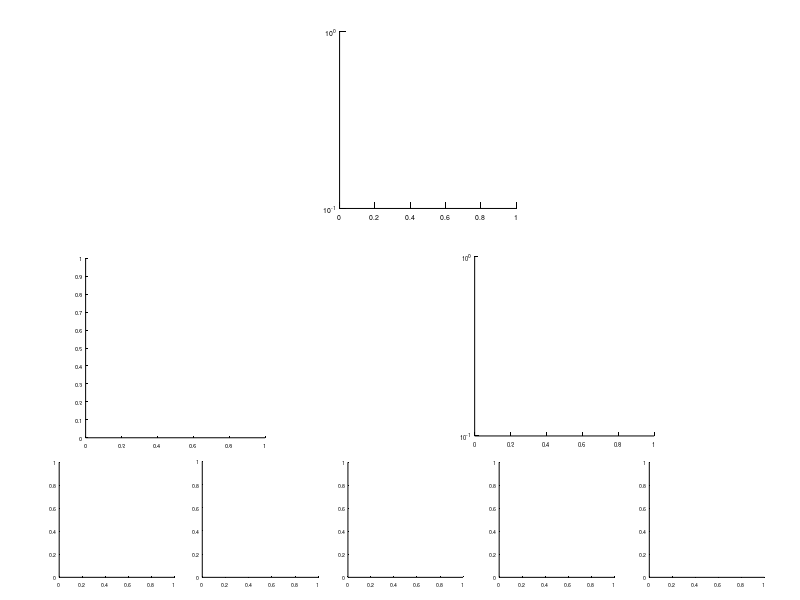

This chart was generated by the following MATLAB code:
function fig = qcsheet()
% This is the machine-generated representation of a Handle Graphics object
% and its children.  Note that handle values may change when these objects
% are re-created. This may cause problems with any callbacks written to
% depend on the value of the handle at the time the object was saved.
%
% To reopen this object, just type the name of the M-file at the MATLAB
% prompt. The M-file and its associated MAT-file must be on your path.

%$Id: qcsheet.m,v 3.0 2000/06/13 19:17:59 gilles Exp $
%$Log: qcsheet.m,v $
%Revision 3.0  2000/06/13 19:17:59  gilles
%*** empty log message ***
%  
%
%Copyright (C) 1998 Seismology and Electromagnetic Section/
%Continental Geosciences Division/Geological Survey of Canada
%
%This library is free software; you can redistribute it and/or
%modify it under the terms of the GNU Library General Public
%License as published by the Free Software Foundation; either
%version 2 of the License, or (at your option) any later version.
%
%This library is distributed in the hope that it will be useful,
%but WITHOUT ANY WARRANTY; without even the implied warranty of
%MERCHANTABILITY or FITNESS FOR A PARTICULAR PURPOSE.  See the GNU
%Library General Public License for more details.
%
%You should have received a copy of the GNU Library General Public
%License along with this library; if not, write to the
%Free Software Foundation, Inc., 59 Temple Place - Suite 330,
%Boston, MA  02111-1307, USA.
%
%DSI Consortium
%Continental Geosciences Division
%Geological Survey of Canada
%615 Booth St.
%Ottawa, Ontario
%K1A 0E9
%
%email: dsi@cg.nrcan.gc.ca
  
load qcsheet

h0 = figure('Color',[0.752941176470588 0.752941176470588 0.752941176470588], ...
	'Colormap',mat0, ...
	'Name','QC_DSI', ...
	'NumberTitle','off', ...
	'PointerShapeCData',mat1, ...
	'Position',[244 47 730 662], ...
	'Tag','Fig1');
h1 = axes('Parent',h0, ...
	'FontUnits','normalized', ...
	'CameraUpVector',[0 1 0], ...
	'CameraUpVectorMode','manual', ...
	'Color',[1 1 1], ...
	'ColorOrder',mat2, ...
	'FontSize',0.0547008547008547, ...
	'Position',mat3, ...
	'Tag','rotations', ...
	'XColor',[0 0 0], ...
	'YColor',[0 0 0], ...
	'YScale','log', ...
	'ZColor',[0 0 0]);
h2 = text('Parent',h1, ...
	'Color',[0 0 0], ...
	'HandleVisibility','off', ...
	'HorizontalAlignment','center', ...
	'Position',[0.4983766233766235 0.07701901110479853 9.160254037844386], ...
	'Tag','Axes1Text4', ...
	'VerticalAlignment','cap');
set(get(h2,'Parent'),'XLabel',h2);
h2 = text('Parent',h1, ...
	'Color',[0 0 0], ...
	'HandleVisibility','off', ...
	'HorizontalAlignment','center', ...
	'Position',[-0.04707792207792207 0.3124966462629795 9.160254037844386], ...
	'Rotation',90, ...
	'Tag','Axes1Text3', ...
	'VerticalAlignment','baseline');
set(get(h2,'Parent'),'YLabel',h2);
h2 = text('Parent',h1, ...
	'Color',[0 0 0], ...
	'HandleVisibility','off', ...
	'HorizontalAlignment','right', ...
	'Position',mat4, ...
	'Tag','Axes1Text2', ...
	'Visible','off');
set(get(h2,'Parent'),'ZLabel',h2);
h2 = text('Parent',h1, ...
	'Color',[0 0 0], ...
	'HandleVisibility','off', ...
	'HorizontalAlignment','center', ...
	'Position',[0.4983766233766235 1.073810966713054 9.160254037844386], ...
	'Tag','Axes1Text1', ...
	'VerticalAlignment','bottom');
set(get(h2,'Parent'),'Title',h2);
h1 = axes('Parent',h0, ...
	'FontUnits','normalized', ...
	'CameraUpVector',[0 1 0], ...
	'CameraUpVectorMode','manual', ...
	'Color',[1 1 1], ...
	'ColorOrder',mat5, ...
	'FontSize',0.06299212598425197, ...
	'Position',mat6, ...
	'Tag','seis1', ...
	'XColor',[0 0 0], ...
	'YColor',[0 0 0], ...
	'ZColor',[0 0 0]);
h2 = text('Parent',h1, ...
	'Color',[0 0 0], ...
	'HandleVisibility','off', ...
	'HorizontalAlignment','center', ...
	'Position',mat7, ...
	'Tag','Axes2Text4', ...
	'VerticalAlignment','cap');
set(get(h2,'Parent'),'XLabel',h2);
h2 = text('Parent',h1, ...
	'Color',[0 0 0], ...
	'HandleVisibility','off', ...
	'HorizontalAlignment','center', ...
	'Position',[-0.2019230769230769 0.4920634920634921 9.160254037844386], ...
	'Rotation',90, ...
	'Tag','Axes2Text3', ...
	'VerticalAlignment','baseline');
set(get(h2,'Parent'),'YLabel',h2);
h2 = text('Parent',h1, ...
	'Color',[0 0 0], ...
	'HandleVisibility','off', ...
	'HorizontalAlignment','right', ...
	'Position',[-0.5288461538461539 5.03968253968254 9.160254037844386], ...
	'Tag','Axes2Text2', ...
	'Visible','off');
set(get(h2,'Parent'),'ZLabel',h2);
h2 = text('Parent',h1, ...
	'Color',[0 0 0], ...
	'HandleVisibility','off', ...
	'HorizontalAlignment','center', ...
	'Position',mat8, ...
	'Tag','Axes2Text1', ...
	'VerticalAlignment','bottom');
set(get(h2,'Parent'),'Title',h2);
h1 = axes('Parent',h0, ...
	'FontUnits','normalized', ...
	'CameraUpVector',[0 1 0], ...
	'CameraUpVectorMode','manual', ...
	'Color',[1 1 1], ...
	'ColorOrder',mat9, ...
	'FontSize',0.0625, ...
	'Position',[0.252054794520548 0.0377643504531722 0.1465753424657534 0.1933534743202417], ...
	'Tag','seis2', ...
	'XColor',[0 0 0], ...
	'YColor',[0 0 0], ...
	'ZColor',[0 0 0]);
h2 = text('Parent',h1, ...
	'ButtonDownFcn','ctlpanel SelectMoveResize', ...
	'Color',[0 0 0], ...
	'HandleVisibility','off', ...
	'HorizontalAlignment','center', ...
	'Interruptible','off', ...
	'Position',[0.490566037735849 -0.1496062992125982 9.160254037844386], ...
	'Tag','Axes2Text4', ...
	'VerticalAlignment','cap');
set(get(h2,'Parent'),'XLabel',h2);
h2 = text('Parent',h1, ...
	'ButtonDownFcn','ctlpanel SelectMoveResize', ...
	'Color',[0 0 0], ...
	'HandleVisibility','off', ...
	'HorizontalAlignment','center', ...
	'Interruptible','off', ...
	'Position',mat10, ...
	'Rotation',90, ...
	'Tag','Axes2Text3', ...
	'VerticalAlignment','baseline');
set(get(h2,'Parent'),'YLabel',h2);
h2 = text('Parent',h1, ...
	'ButtonDownFcn','ctlpanel SelectMoveResize', ...
	'Color',[0 0 0], ...
	'HandleVisibility','off', ...
	'HorizontalAlignment','right', ...
	'Interruptible','off', ...
	'Position',mat11, ...
	'Tag','Axes2Text2', ...
	'Visible','off');
set(get(h2,'Parent'),'ZLabel',h2);
h2 = text('Parent',h1, ...
	'ButtonDownFcn','ctlpanel SelectMoveResize', ...
	'Color',[0 0 0], ...
	'HandleVisibility','off', ...
	'HorizontalAlignment','center', ...
	'Interruptible','off', ...
	'Position',[0.490566037735849 1.031496062992126 9.160254037844386], ...
	'Tag','Axes2Text1', ...
	'VerticalAlignment','bottom');
set(get(h2,'Parent'),'Title',h2);
h1 = axes('Parent',h0, ...
	'FontUnits','normalized', ...
	'CameraUpVector',[0 1 0], ...
	'CameraUpVectorMode','manual', ...
	'Color',[1 1 1], ...
	'ColorOrder',mat12, ...
	'FontSize',0.06299212598425197, ...
	'Position',[0.4342465753424658 0.0377643504531722 0.1452054794520548 0.1918429003021148], ...
	'Tag','seis3', ...
	'XColor',[0 0 0], ...
	'YColor',[0 0 0], ...
	'ZColor',[0 0 0]);
h2 = text('Parent',h1, ...
	'ButtonDownFcn','ctlpanel SelectMoveResize', ...
	'Color',[0 0 0], ...
	'HandleVisibility','off', ...
	'HorizontalAlignment','center', ...
	'Interruptible','off', ...
	'Position',mat13, ...
	'Tag','Axes2Text4', ...
	'VerticalAlignment','cap');
set(get(h2,'Parent'),'XLabel',h2);
h2 = text('Parent',h1, ...
	'ButtonDownFcn','ctlpanel SelectMoveResize', ...
	'Color',[0 0 0], ...
	'HandleVisibility','off', ...
	'HorizontalAlignment','center', ...
	'Interruptible','off', ...
	'Position',[-0.2000000000000002 0.4920634920634921 9.160254037844386], ...
	'Rotation',90, ...
	'Tag','Axes2Text3', ...
	'VerticalAlignment','baseline');
set(get(h2,'Parent'),'YLabel',h2);
h2 = text('Parent',h1, ...
	'ButtonDownFcn','ctlpanel SelectMoveResize', ...
	'Color',[0 0 0], ...
	'HandleVisibility','off', ...
	'HorizontalAlignment','right', ...
	'Interruptible','off', ...
	'Position',[-3.028571428571429 5.03968253968254 9.160254037844386], ...
	'Tag','Axes2Text2', ...
	'Visible','off');
set(get(h2,'Parent'),'ZLabel',h2);
h2 = text('Parent',h1, ...
	'ButtonDownFcn','ctlpanel SelectMoveResize', ...
	'Color',[0 0 0], ...
	'HandleVisibility','off', ...
	'HorizontalAlignment','center', ...
	'Interruptible','off', ...
	'Position',mat14, ...
	'Tag','Axes2Text1', ...
	'VerticalAlignment','bottom');
set(get(h2,'Parent'),'Title',h2);
h1 = axes('Parent',h0, ...
	'FontUnits','normalized', ...
	'CameraUpVector',[0 1 0], ...
	'CameraUpVectorMode','manual', ...
	'Color',[1 1 1], ...
	'ColorOrder',mat15, ...
	'FontSize',0.06299212598425197, ...
	'Position',[0.810958904109589 0.0377643504531722 0.1452054794520548 0.1918429003021148], ...
	'Tag','seis5', ...
	'XColor',[0 0 0], ...
	'YColor',[0 0 0], ...
	'ZColor',[0 0 0]);
h2 = text('Parent',h1, ...
	'ButtonDownFcn','ctlpanel SelectMoveResize', ...
	'Color',[0 0 0], ...
	'HandleVisibility','off', ...
	'HorizontalAlignment','center', ...
	'Interruptible','off', ...
	'Position',mat16, ...
	'Tag','Axes2Text4', ...
	'VerticalAlignment','cap');
set(get(h2,'Parent'),'XLabel',h2);
h2 = text('Parent',h1, ...
	'ButtonDownFcn','ctlpanel SelectMoveResize', ...
	'Color',[0 0 0], ...
	'HandleVisibility','off', ...
	'HorizontalAlignment','center', ...
	'Interruptible','off', ...
	'Position',[-0.2000000000000002 0.4920634920634921 9.160254037844386], ...
	'Rotation',90, ...
	'Tag','Axes2Text3', ...
	'VerticalAlignment','baseline');
set(get(h2,'Parent'),'YLabel',h2);
h2 = text('Parent',h1, ...
	'ButtonDownFcn','ctlpanel SelectMoveResize', ...
	'Color',[0 0 0], ...
	'HandleVisibility','off', ...
	'HorizontalAlignment','right', ...
	'Interruptible','off', ...
	'Position',[-5.647619047619048 5.03968253968254 9.160254037844386], ...
	'Tag','Axes2Text2', ...
	'Visible','off');
set(get(h2,'Parent'),'ZLabel',h2);
h2 = text('Parent',h1, ...
	'ButtonDownFcn','ctlpanel SelectMoveResize', ...
	'Color',[0 0 0], ...
	'HandleVisibility','off', ...
	'HorizontalAlignment','center', ...
	'Interruptible','off', ...
	'Position',mat17, ...
	'Tag','Axes2Text1', ...
	'VerticalAlignment','bottom');
set(get(h2,'Parent'),'Title',h2);
h1 = axes('Parent',h0, ...
	'FontUnits','normalized', ...
	'CameraUpVector',[0 1 0], ...
	'CameraUpVectorMode','manual', ...
	'Color',[1 1 1], ...
	'ColorOrder',mat18, ...
	'FontSize',0.06299212598425197, ...
	'Position',[0.6232876712328768 0.0377643504531722 0.1452054794520548 0.1918429003021148], ...
	'Tag','seis4', ...
	'XColor',[0 0 0], ...
	'YColor',[0 0 0], ...
	'ZColor',[0 0 0]);
h2 = text('Parent',h1, ...
	'ButtonDownFcn','ctlpanel SelectMoveResize', ...
	'Color',[0 0 0], ...
	'HandleVisibility','off', ...
	'HorizontalAlignment','center', ...
	'Interruptible','off', ...
	'Position',mat19, ...
	'Tag','Axes2Text4', ...
	'VerticalAlignment','cap');
set(get(h2,'Parent'),'XLabel',h2);
h2 = text('Parent',h1, ...
	'ButtonDownFcn','ctlpanel SelectMoveResize', ...
	'Color',[0 0 0], ...
	'HandleVisibility','off', ...
	'HorizontalAlignment','center', ...
	'Interruptible','off', ...
	'Position',[-0.2000000000000002 0.4920634920634921 9.160254037844386], ...
	'Rotation',90, ...
	'Tag','Axes2Text3', ...
	'VerticalAlignment','baseline');
set(get(h2,'Parent'),'YLabel',h2);
h2 = text('Parent',h1, ...
	'ButtonDownFcn','ctlpanel SelectMoveResize', ...
	'Color',[0 0 0], ...
	'HandleVisibility','off', ...
	'HorizontalAlignment','right', ...
	'Interruptible','off', ...
	'Position',[-4.342857142857143 5.03968253968254 9.160254037844386], ...
	'Tag','Axes2Text2', ...
	'Visible','off');
set(get(h2,'Parent'),'ZLabel',h2);
h2 = text('Parent',h1, ...
	'ButtonDownFcn','ctlpanel SelectMoveResize', ...
	'Color',[0 0 0], ...
	'HandleVisibility','off', ...
	'HorizontalAlignment','center', ...
	'Interruptible','off', ...
	'Position',mat20, ...
	'Tag','Axes2Text1', ...
	'VerticalAlignment','bottom');
set(get(h2,'Parent'),'Title',h2);
h1 = axes('Parent',h0, ...
	'FontUnits','normalized', ...
	'CameraUpVector',[0 1 0], ...
	'CameraUpVectorMode','manual', ...
	'Color',[1 1 1], ...
	'ColorOrder',mat21, ...
	'FontSize',0.0450070323488045, ...
	'Position',[0.4547945205479452 0.2734138972809668 0.5013698630136987 0.2990936555891239], ...
	'Tag','amplitudes', ...
	'XColor',[0 0 0], ...
	'YColor',[0 0 0], ...
	'YScale','log', ...
	'ZColor',[0 0 0]);
h2 = text('Parent',h1, ...
	'ButtonDownFcn','ctlpanel SelectMoveResize', ...
	'Color',[0 0 0], ...
	'HandleVisibility','off', ...
	'HorizontalAlignment','center', ...
	'Interruptible','off', ...
	'Position',[0.4986301369863014 0.07915478203925369 9.160254037844386], ...
	'Tag','Axes1Text4', ...
	'VerticalAlignment','cap');
set(get(h2,'Parent'),'XLabel',h2);
h2 = text('Parent',h1, ...
	'ButtonDownFcn','ctlpanel SelectMoveResize', ...
	'Color',[0 0 0], ...
	'HandleVisibility','off', ...
	'HorizontalAlignment','center', ...
	'Interruptible','off', ...
	'Position',[-0.0712328767123287 0.3107318615204384 9.160254037844386], ...
	'Rotation',90, ...
	'Tag','Axes1Text3', ...
	'VerticalAlignment','baseline');
set(get(h2,'Parent'),'YLabel',h2);
h2 = text('Parent',h1, ...
	'ButtonDownFcn','ctlpanel SelectMoveResize', ...
	'Color',[0 0 0], ...
	'HandleVisibility','off', ...
	'HorizontalAlignment','right', ...
	'Interruptible','off', ...
	'Position',[-0.9123287671232877 27.00673488947975 9.160254037844386], ...
	'Tag','Axes1Text2', ...
	'Visible','off');
set(get(h2,'Parent'),'ZLabel',h2);
h2 = text('Parent',h1, ...
	'ButtonDownFcn','ctlpanel SelectMoveResize', ...
	'Color',[0 0 0], ...
	'HandleVisibility','off', ...
	'HorizontalAlignment','center', ...
	'Interruptible','off', ...
	'Position',[0.4986301369863014 1.060182693906657 9.160254037844386], ...
	'Tag','Axes1Text1', ...
	'VerticalAlignment','bottom');
set(get(h2,'Parent'),'Title',h2);
h1 = axes('Parent',h0, ...
	'FontUnits','normalized', ...
	'CameraUpVector',[0 1 0], ...
	'CameraUpVectorMode','manual', ...
	'Color',[1 1 1], ...
	'ColorOrder',mat22, ...
	'FontSize',0.0438957475994513, ...
	'Position',[0.07808219178082192 0.270392749244713 0.2821917808219178 0.2990936555891239], ...
	'Tag','Polar1', ...
	'XColor',[0 0 0], ...
	'YColor',[0 0 0], ...
	'YTick',mat23, ...
	'YTickLabel',mat24, ...
	'YTickLabelMode','manual', ...
	'YTickMode','manual', ...
	'ZColor',[0 0 0]);
h2 = text('Parent',h1, ...
	'Color',[0 0 0], ...
	'HandleVisibility','off', ...
	'HorizontalAlignment','center', ...
	'Position',[0.4975609756097561 -0.09644670050761439 9.160254037844386], ...
	'Tag','Axes1Text8', ...
	'VerticalAlignment','cap');
set(get(h2,'Parent'),'XLabel',h2);
h2 = text('Parent',h1, ...
	'Color',[0 0 0], ...
	'HandleVisibility','off', ...
	'HorizontalAlignment','center', ...
	'Position',mat25, ...
	'Rotation',90, ...
	'Tag','Axes1Text7', ...
	'VerticalAlignment','baseline');
set(get(h2,'Parent'),'YLabel',h2);
h2 = text('Parent',h1, ...
	'Color',[0 0 0], ...
	'HandleVisibility','off', ...
	'HorizontalAlignment','right', ...
	'Position',[-0.2829268292682927 2.441624365482233 9.160254037844386], ...
	'Tag','Axes1Text6', ...
	'Visible','off');
set(get(h2,'Parent'),'ZLabel',h2);
h2 = text('Parent',h1, ...
	'Color',[0 0 0], ...
	'HandleVisibility','off', ...
	'HorizontalAlignment','center', ...
	'Position',mat26, ...
	'Tag','Axes1Text5', ...
	'VerticalAlignment','bottom');
set(get(h2,'Parent'),'Title',h2);
if nargout > 0, fig = h0; end
